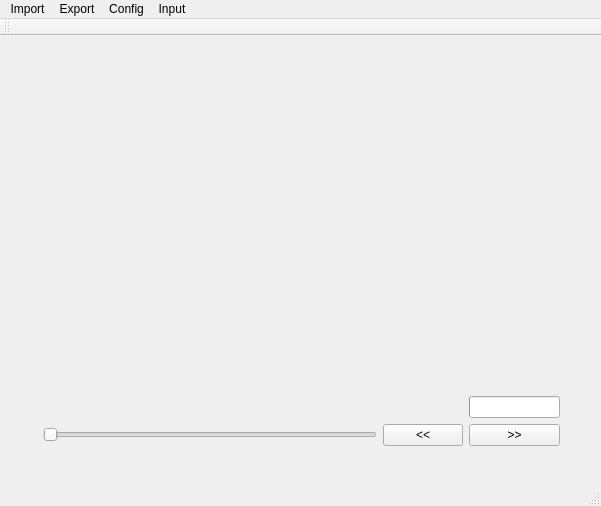
<?xml version="1.0" encoding="UTF-8"?>
<ui version="4.0">
 <class>MainWindow</class>
 <widget class="QMainWindow" name="MainWindow">
  <property name="geometry">
   <rect>
    <x>0</x>
    <y>0</y>
    <width>601</width>
    <height>506</height>
   </rect>
  </property>
  <property name="windowTitle">
   <string>MainWindow</string>
  </property>
  <widget class="QWidget" name="centralWidget">
   <widget class="QWidget" name="gridLayoutWidget">
    <property name="geometry">
     <rect>
      <x>20</x>
      <y>30</y>
      <width>551</width>
      <height>391</height>
     </rect>
    </property>
    <layout class="QGridLayout" name="gridLayout">
     <item row="0" column="0" colspan="5">
      <widget class="QLabel" name="label_fcurr">
       <property name="text">
        <string/>
       </property>
      </widget>
     </item>
     <item row="1" column="4">
      <widget class="QProgressBar" name="loadvideo_progressBar">
       <property name="sizePolicy">
        <sizepolicy hsizetype="Fixed" vsizetype="Fixed">
         <horstretch>0</horstretch>
         <verstretch>0</verstretch>
        </sizepolicy>
       </property>
       <property name="minimum">
        <number>1</number>
       </property>
       <property name="maximum">
        <number>1</number>
       </property>
       <property name="value">
        <number>0</number>
       </property>
       <property name="textVisible">
        <bool>true</bool>
       </property>
      </widget>
     </item>
     <item row="3" column="2">
      <widget class="QSlider" name="Slider_videoloaded">
       <property name="toolTip">
        <string extracomment="jjj"/>
       </property>
       <property name="orientation">
        <enum>Qt::Horizontal</enum>
       </property>
      </widget>
     </item>
     <item row="3" column="3">
      <widget class="QPushButton" name="Button_prev">
       <property name="text">
        <string>&lt;&lt;</string>
       </property>
      </widget>
     </item>
     <item row="3" column="4">
      <widget class="QPushButton" name="Button_next">
       <property name="text">
        <string>&gt;&gt;</string>
       </property>
      </widget>
     </item>
    </layout>
   </widget>
  </widget>
  <widget class="QMenuBar" name="menuBar">
   <property name="geometry">
    <rect>
     <x>0</x>
     <y>0</y>
     <width>601</width>
     <height>25</height>
    </rect>
   </property>
   <property name="defaultUp">
    <bool>false</bool>
   </property>
   <widget class="QMenu" name="menuImport">
    <property name="title">
     <string>Import</string>
    </property>
    <addaction name="separator"/>
    <addaction name="actionVideo"/>
    <addaction name="actionImages"/>
    <addaction name="separator"/>
   </widget>
   <widget class="QMenu" name="menuExport">
    <property name="title">
     <string>Export</string>
    </property>
    <addaction name="actionGroundtruth_2"/>
   </widget>
   <widget class="QMenu" name="menuCOnfig">
    <property name="title">
     <string>Config</string>
    </property>
   </widget>
   <widget class="QMenu" name="menuOthers">
    <property name="title">
     <string>Input</string>
    </property>
    <addaction name="separator"/>
    <addaction name="actionAddBoundary"/>
   </widget>
   <addaction name="menuImport"/>
   <addaction name="menuExport"/>
   <addaction name="menuCOnfig"/>
   <addaction name="menuOthers"/>
  </widget>
  <widget class="QToolBar" name="mainToolBar">
   <attribute name="toolBarArea">
    <enum>TopToolBarArea</enum>
   </attribute>
   <attribute name="toolBarBreak">
    <bool>false</bool>
   </attribute>
  </widget>
  <widget class="QStatusBar" name="statusBar"/>
  <action name="actionVideo">
   <property name="text">
    <string>Video</string>
   </property>
  </action>
  <action name="actionImages">
   <property name="text">
    <string>Images</string>
   </property>
  </action>
  <action name="actionGroundtruth_2">
   <property name="text">
    <string>Groundtruth</string>
   </property>
  </action>
  <action name="actionHhh">
   <property name="text">
    <string>addBoundary</string>
   </property>
  </action>
  <action name="actionAddBoundary">
   <property name="text">
    <string>AddBoundary</string>
   </property>
  </action>
 </widget>
 <layoutdefault spacing="6" margin="11"/>
 <resources/>
 <connections/>
</ui>
